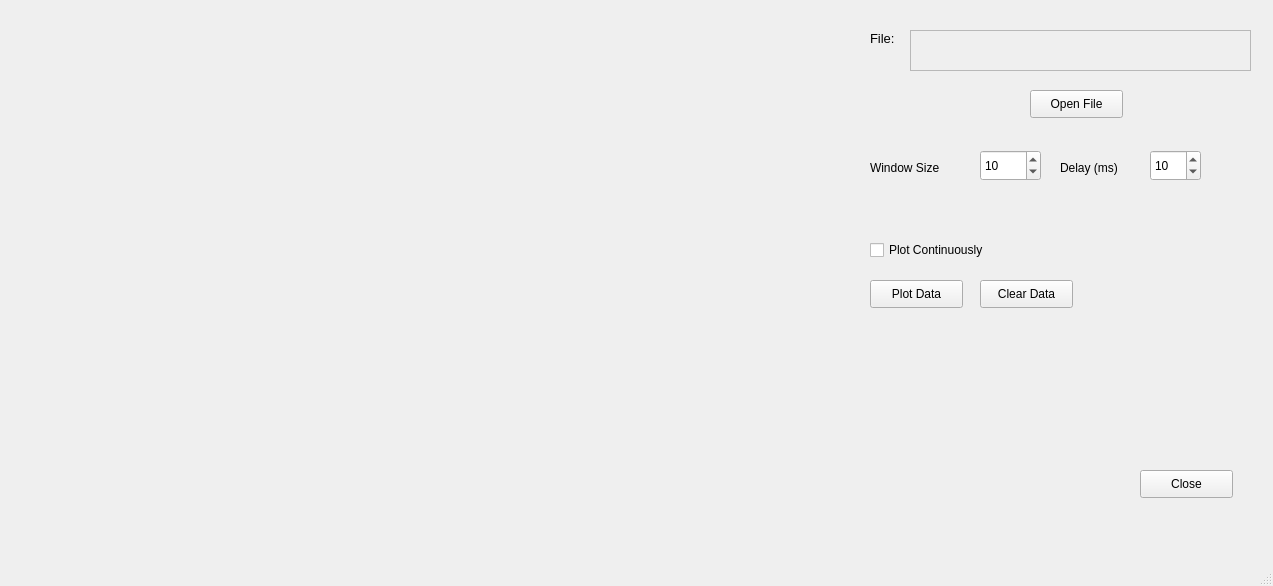
<?xml version="1.0" encoding="UTF-8"?>
<ui version="4.0">
 <class>plotFile</class>
 <widget class="QMainWindow" name="plotFile">
  <property name="geometry">
   <rect>
    <x>0</x>
    <y>0</y>
    <width>1273</width>
    <height>586</height>
   </rect>
  </property>
  <property name="windowTitle">
   <string>plotFile</string>
  </property>
  <widget class="QWidget" name="centralwidget">
   <widget class="QCustomPlot" name="customPlot" native="true">
    <property name="geometry">
     <rect>
      <x>10</x>
      <y>10</y>
      <width>841</width>
      <height>501</height>
     </rect>
    </property>
   </widget>
   <widget class="QPushButton" name="plotButton">
    <property name="geometry">
     <rect>
      <x>870</x>
      <y>280</y>
      <width>93</width>
      <height>28</height>
     </rect>
    </property>
    <property name="font">
     <font>
      <pointsize>9</pointsize>
     </font>
    </property>
    <property name="text">
     <string>Plot Data</string>
    </property>
   </widget>
   <widget class="QPushButton" name="clearButton">
    <property name="geometry">
     <rect>
      <x>980</x>
      <y>280</y>
      <width>93</width>
      <height>28</height>
     </rect>
    </property>
    <property name="font">
     <font>
      <pointsize>9</pointsize>
     </font>
    </property>
    <property name="text">
     <string>Clear Data</string>
    </property>
   </widget>
   <widget class="QPushButton" name="closeButton">
    <property name="geometry">
     <rect>
      <x>1140</x>
      <y>470</y>
      <width>93</width>
      <height>28</height>
     </rect>
    </property>
    <property name="font">
     <font>
      <pointsize>9</pointsize>
     </font>
    </property>
    <property name="text">
     <string>Close</string>
    </property>
   </widget>
   <widget class="QLabel" name="fileLable">
    <property name="geometry">
     <rect>
      <x>870</x>
      <y>30</y>
      <width>55</width>
      <height>16</height>
     </rect>
    </property>
    <property name="font">
     <font>
      <pointsize>10</pointsize>
     </font>
    </property>
    <property name="text">
     <string>File:</string>
    </property>
   </widget>
   <widget class="QTextEdit" name="fileTextEdit">
    <property name="enabled">
     <bool>false</bool>
    </property>
    <property name="geometry">
     <rect>
      <x>910</x>
      <y>30</y>
      <width>341</width>
      <height>41</height>
     </rect>
    </property>
    <property name="font">
     <font>
      <pointsize>9</pointsize>
     </font>
    </property>
   </widget>
   <widget class="QPushButton" name="fileOpenButton">
    <property name="geometry">
     <rect>
      <x>1030</x>
      <y>90</y>
      <width>93</width>
      <height>28</height>
     </rect>
    </property>
    <property name="font">
     <font>
      <pointsize>9</pointsize>
     </font>
    </property>
    <property name="text">
     <string>Open File</string>
    </property>
   </widget>
   <widget class="QLabel" name="windowSizeLabel">
    <property name="geometry">
     <rect>
      <x>870</x>
      <y>160</y>
      <width>91</width>
      <height>16</height>
     </rect>
    </property>
    <property name="font">
     <font>
      <pointsize>9</pointsize>
     </font>
    </property>
    <property name="text">
     <string>Window Size</string>
    </property>
   </widget>
   <widget class="QSpinBox" name="windowSizeSpinBox">
    <property name="geometry">
     <rect>
      <x>980</x>
      <y>150</y>
      <width>61</width>
      <height>31</height>
     </rect>
    </property>
    <property name="minimum">
     <number>1</number>
    </property>
    <property name="maximum">
     <number>10000</number>
    </property>
    <property name="value">
     <number>10</number>
    </property>
   </widget>
   <widget class="QCheckBox" name="plotCheckBox">
    <property name="geometry">
     <rect>
      <x>870</x>
      <y>240</y>
      <width>161</width>
      <height>20</height>
     </rect>
    </property>
    <property name="font">
     <font>
      <pointsize>9</pointsize>
     </font>
    </property>
    <property name="text">
     <string>Plot Continuously</string>
    </property>
   </widget>
   <widget class="QSpinBox" name="delaySpinBox">
    <property name="geometry">
     <rect>
      <x>1150</x>
      <y>150</y>
      <width>51</width>
      <height>31</height>
     </rect>
    </property>
    <property name="maximum">
     <number>1000</number>
    </property>
    <property name="value">
     <number>10</number>
    </property>
   </widget>
   <widget class="QLabel" name="delaylabel">
    <property name="geometry">
     <rect>
      <x>1060</x>
      <y>160</y>
      <width>81</width>
      <height>16</height>
     </rect>
    </property>
    <property name="font">
     <font>
      <pointsize>9</pointsize>
     </font>
    </property>
    <property name="text">
     <string>Delay (ms)</string>
    </property>
   </widget>
  </widget>
  <widget class="QMenuBar" name="menubar">
   <property name="geometry">
    <rect>
     <x>0</x>
     <y>0</y>
     <width>1273</width>
     <height>26</height>
    </rect>
   </property>
  </widget>
  <widget class="QStatusBar" name="statusbar"/>
 </widget>
 <customwidgets>
  <customwidget>
   <class>QCustomPlot</class>
   <extends>QWidget</extends>
   <header>qcustomplot.h</header>
   <container>1</container>
  </customwidget>
 </customwidgets>
 <resources/>
 <connections>
  <connection>
   <sender>closeButton</sender>
   <signal>clicked()</signal>
   <receiver>plotFile</receiver>
   <slot>close()</slot>
   <hints>
    <hint type="sourcelabel">
     <x>1175</x>
     <y>516</y>
    </hint>
    <hint type="destinationlabel">
     <x>1177</x>
     <y>532</y>
    </hint>
   </hints>
  </connection>
 </connections>
</ui>
